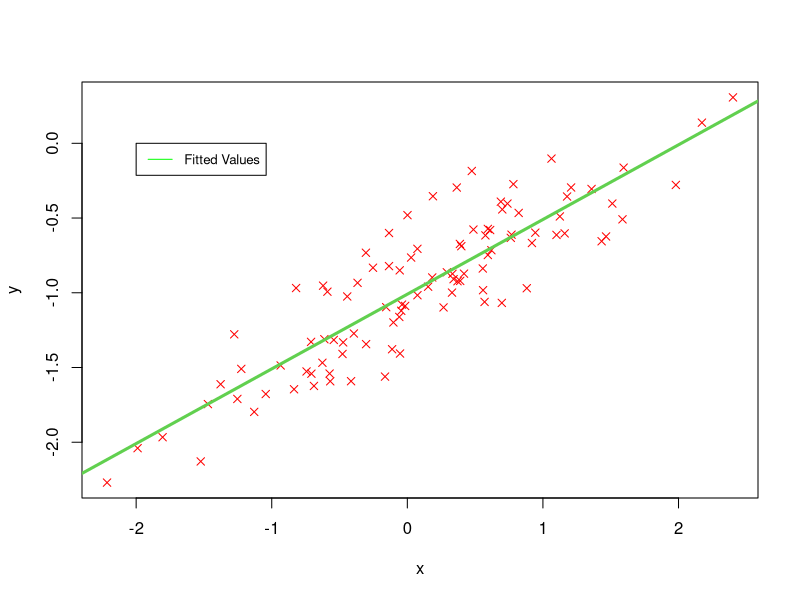
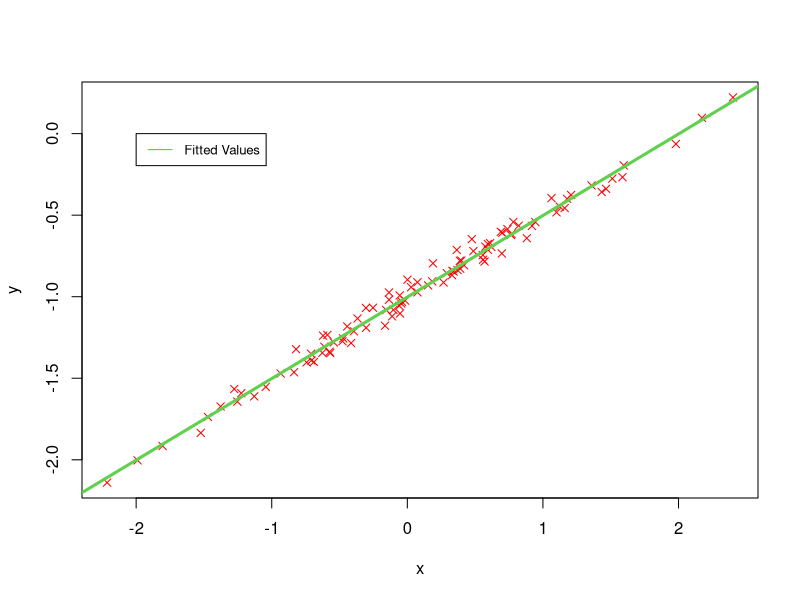

The R script that drew these images, in order: (Note: this script raises an error after producing the figures.)
set.seed(1)
x = rnorm(100)
eps = rnorm(100,0,0.25)
y = -1 + 0.5*x + eps
lmmodel = lm(y~x)
summary(lmmodel)
plot(x, y, pch=4, col="red", xlab="x", ylab="y")
abline(lmmodel,lwd=3,col="3")
legend(-2, 0, legend=c("Fitted Values"),col=c("green"), lty=1:2, cex=0.8)
t= x^2
lmmodel2 = lm(y~x+t)
summary(lmmodel2)

set.seed(1)
x = rnorm(100)
eps = rnorm(100,0,0.05)
y = -1 + 0.5*x + eps
lmmodel = lm(y~x)
summary(lmmodel)
plot(x, y, pch=4, col="red", xlab="x", ylab="y")
abline(lmmodel,lwd=3,col="3")
legend(-2, 0, legend=c("Fitted Values"),col=c("green"), lty=1:2, cex=0.8)
t= x^2
lmmodel2 = lm(y~x+t)
summary(lmmodel2)


dim(Auto)
d = Auto 
med = median(d$mpg)
d$mpg[d$mpg<=med] = 0
d$mpg[d$mpg!=0] = 1
df = Auto
df = data.frame(Auto,d$mpg)
names(df)[10]<-paste("mpg01")

par(mfrow=c(2,4)) 
plot(df$mpg,df$cylinders,xlab = "mpg",ylab = "cylinders")
plot(df$mpg,df$displacement,xlab = "mpg",ylab = "displacement")
plot(df$mpg,df$horsepower,xlab = "mpg",ylab = "horsepower")
plot(df$mpg,df$weight,xlab = "mpg",ylab = "weight")
plot(df$mpg,df$acceleration,xlab = "mpg",ylab = "acceleration")
plot(df$mpg,df$year,xlab = "mpg",ylab = "year")
plot(df$mpg,df$origin,xlab = "mpg",ylab = "origin")

par(mfrow=c(2,4)) 
boxplot(df$mpg,df$cylinders,xlab = "mpg",ylab = "cylinders")
boxplot(df$mpg,df$displacement,xlab = "mpg",ylab = "displacement")
boxplot(df$mpg,df$horsepower,xlab = "mpg",ylab = "horsepower")
boxplot(df$mpg,df$weight,xlab = "mpg",ylab = "weight")
boxplot(df$mpg,df$acceleration,xlab = "mpg",ylab = "acceleration")
boxplot(df$mpg,df$year,xlab = "mpg",ylab = "year")
boxplot(df$mpg,df$origin,xlab = "mpg",ylab = "origin")

mglm = lm(mpg01~cylinders+displacement+horsepower+weight+acceleration+year+origin,data = df)
mstep=step(mglm,direction = "backward")
set.seed(1) 
sample <- sample.int(n = nrow(df), size = floor(.75*nrow(df)), replace = F)
train <- df[sample, ]
test  <- df[-sample, ]
dim(train)
dim(test)

accuracy.test = data.frame()
library(MASS)
ldamodel =lda(mpg01~cylinders+horsepower+weight+origin+year,data=train)
predmodel.train.lda = predict(ldamodel, data=train)
predmodel.test.lda = predict(ldamodel, newdata= test, type="response")
table(Predicted.train=predmodel.train.lda$class, Survived=train$mpg01)
test.accuracy.LDA = table(Predicted.test=predmodel.test.lda$class, Survived=test$mpg01)
test.accuracy.LDA
((test.accuracy.LDA[1,1]+test.accuracy.LDA[2,2])/dim(test)[1])*100
accuracy.test[1,1] = "LDA Test Accuracy"
accuracy.test[1,2] = ((test.accuracy.LDA[1,1]+test.accuracy.LDA[2,2])/dim(test)[1])*100
accuracy.test[1,3] = ((test.accuracy.LDA[1,1])/(test.accuracy.LDA[1,1]+test.accuracy.LDA[1,2]))*100
accuracy.test[1,4] = ((test.accuracy.LDA[2,2])/(test.accuracy.LDA[2,1]+test.accuracy.LDA[2,2]))*100

library(MASS)
qdamodel =qda(mpg01~cylinders+horsepower+weight+origin+year,data=train)
predmodel.train.qda = predict(qdamodel, data=train)
predmodel.test.qda = predict(qdamodel, newdata= test, type="response")
table(Predicted=predmodel.train.qda$class, Survived=train$mpg01)
test.accuracy.QDA = table(Predicted.test=predmodel.test.qda$class, Survived=test$mpg01)
test.accuracy.QDA
((test.accuracy.QDA[1,1]+test.accuracy.QDA[2,2])/dim(test)[1])*100
accuracy.test[2,1] = "QDA Test Accuracy"
accuracy.test[2,2] = ((test.accuracy.QDA[1,1]+test.accuracy.QDA[2,2])/dim(test)[1])*100
accuracy.test[2,3] = ((test.accuracy.QDA[1,1])/(test.accuracy.QDA[1,1]+test.accuracy.QDA[1,2]))*100
accuracy.test[2,4] = ((test.accuracy.QDA[2,2])/(test.accuracy.QDA[2,1]+test.accuracy.QDA[2,2]))*100

library(MASS)
logmodel =glm(mpg01~cylinders+horsepower+weight+origin+year,family = binomial,data=train)
predmodel.train.log = predict(logmodel, data=train)
predmodel.test.log = predict(logmodel, newdata= test, type="response")
predmodel.train.log = predict(logmodel, type="response")
predmodel.train.log = ifelse(predmodel.train.log > 0.5, 1, 0)
table(Predicted=predmodel.train.log, Survived=train$mpg01)
predmodel.test.log = predict(logmodel, newdata= test, type="response")
predmodel.test.log = ifelse(predmodel.test.log > 0.5, 1, 0)
test.accuracy.LOG = table(Predicted.test=predmodel.test.log, Survived=test$mpg01)
test.accuracy.LOG
((test.accuracy.LOG[1,1]+test.accuracy.LOG[2,2])/dim(test)[1])*100
accuracy.test[3,1] = "LOG Test Accuracy"
accuracy.test[3,2] = ((test.accuracy.LOG[1,1]+test.accuracy.LOG[2,2])/dim(test)[1])*100
accuracy.test[3,3] = ((test.accuracy.LOG[1,1])/(test.accuracy.LOG[1,1]+test.accuracy.LOG[1,2]))*100
accuracy.test[3,4] = ((test.accuracy.LOG[2,2])/(test.accuracy.LOG[2,1]+test.accuracy.LOG[2,2]))*100


library(class)

trainknn = train[,c(2,4,5,7,8)]
testknn = test[,c(2,4,5,7,8)]
nor = function(x) { (x -min(x))/(max(x)-min(x))   }
trainknn = as.data.frame(lapply(trainknn, nor))
testknn = as.data.frame(lapply(testknn, nor))
iris_target_category = train$mpg01
iris_test_category = test$mpg01
accuracy <- function(x){sum(diag(x)/(sum(rowSums(x)))) * 100}
accuracymatrix = data.frame()
for (j in 1:100){
  for (i in 1:50) {
    knnmodel = knn(trainknn,testknn,cl=iris_target_category,k=i)
    tab = table(knnmodel,iris_test_category)
    accuracymatrix[i,1] = i
    accuracymatrix[i,j+1] = accuracy(tab)
  }
}
dim(accuracymatrix)
accuracymatrixknn = data.frame()
for (i in 1:100){
  accuracymatrixknn[i,1]=which.max(accuracymatrix[,i+1])
}
hist(accuracymatrixknn[,1])
plot(accuracymatrix[,1],accuracymatrix[,2])
knnmodel = knn(trainknn,testknn,cl=iris_target_category,k=1)
test.accuracy.KNN = table(knnmodel,iris_test_category)
accuracy(test.accuracy.KNN)
table(Predicted.test=knnmodel.test.qda$class, Survived=test$mpg01)
accuracy.test[4,1] = "KNN Test Accuracy"
accuracy.test[4,2] = accuracy(test.accuracy.KNN)
accuracy.test[4,3] = ((test.accuracy.KNN[1,1])/(test.accuracy.KNN[1,1]+test.accuracy.KNN[1,2]))*100
accuracy.test[4,4] = ((test.accuracy.KNN[2,2])/(test.accuracy.KNN[2,1]+test.accuracy.KNN[2,2]))*100

